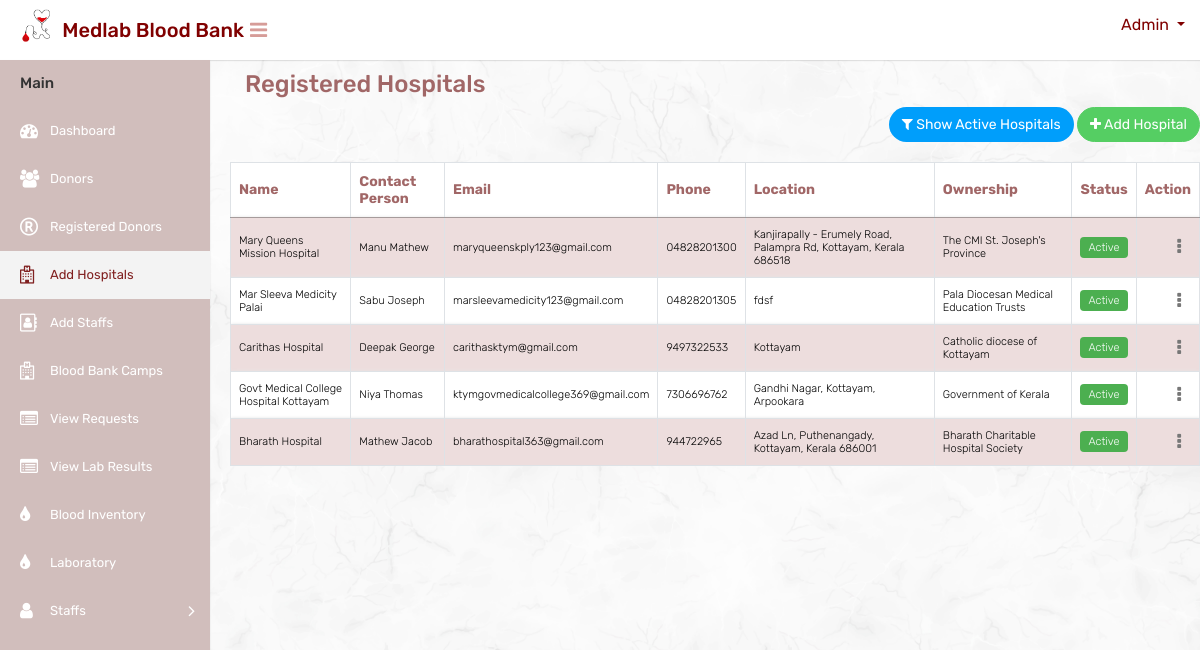
Page /registeredhospitaltable/ on the earlier database version.
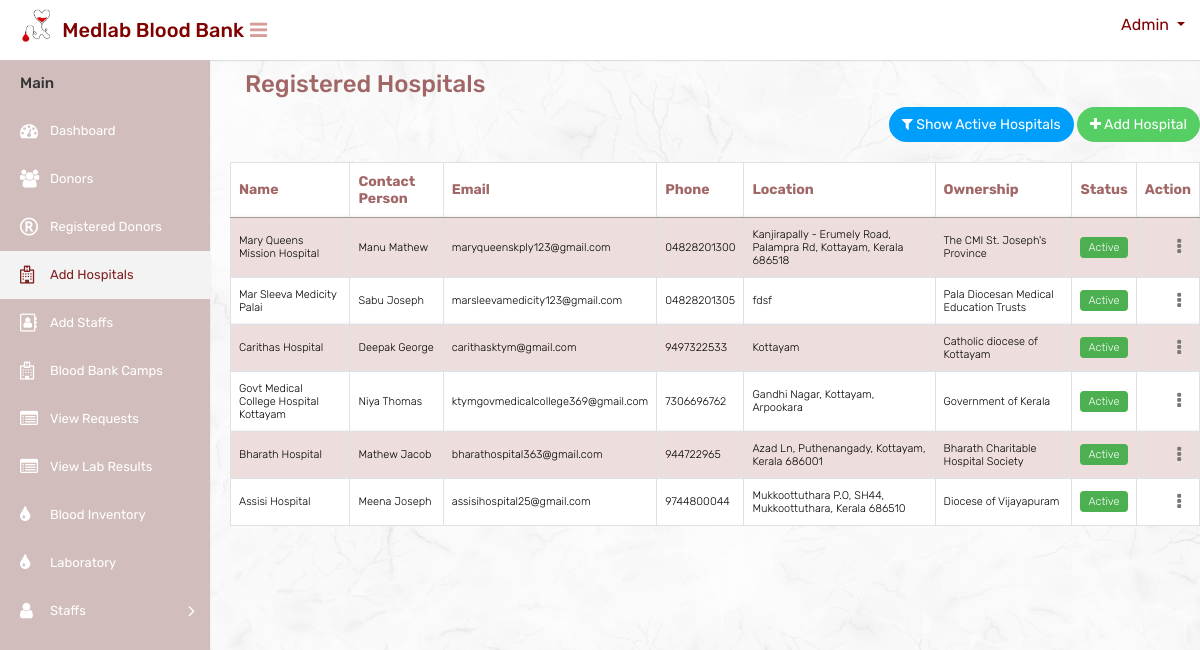
Same page on the later database version.
### website/models.py (models this page shows, shortened)
class HospitalRegister(models.Model):
    hospitalName = models.CharField(max_length=100,unique=True)
    contactPerson = models.CharField(max_length=100)
    user=models.OneToOneField(CustomUser,on_delete=models.CASCADE)
    location = models.TextField()
    ownership = models.CharField(max_length=100)
    hospitalURL = models.URLField(blank=True)
    status = models.CharField(max_length=20, default='Active')

class CustomUser(AbstractUser):
    DONOR = 1
    HOSPITAL = 2
    STAFF = 3
    REGISTEREDDONOR = 4
    ROLE_CHOICE = (
        (DONOR, 'DONOR'),
        (HOSPITAL, 'HOSPITAL'),
        (STAFF, 'STAFF'),
        (REGISTEREDDONOR, 'REGISTEREDDONOR'),
    )
    username=None
    first_name = None
    last_name = None
    USERNAME_FIELD = 'email'
    email = models.EmailField(max_length=100, unique=True)
    phone = models.CharField(max_length=12, blank=True)
    password = models.CharField(max_length=128)
    role = models.IntegerField(choices=ROLE_CHOICE,default='1')
    is_admin = models.BooleanField(default=False)
    is_staff = models.BooleanField(default=False)
    is_active = models.BooleanField(default=True)
    is_superadmin = models.BooleanField(default=False)
    REQUIRED_FIELDS = ['phone']
    objects = UserManager()

### website/views.py (the view)
# urls.py: path('registeredhospitaltable/', registeredhospitaltable, name='registeredhospitaltable'),
def registeredhospitaltable(request):
    hospitals = HospitalRegister.objects.all()
    return render(request, 'mainuser/registeredhospitaltable.html', {'hospitals': hospitals})

### templates/mainuser/registeredhospitaltable.html (shortened to what this page needs)
{% load static %}
<html>
<head>
        <link rel="stylesheet" type="text/css" href="{% static 'mainuser/css/bootstrap.min.css' %}">
        <link rel="stylesheet" type="text/css" href="{% static 'mainuser/css/font-awesome.min.css' %}">
        <link rel="stylesheet" type="text/css" href="{% static 'mainuser/css/style.css' %}">
        <link rel="stylesheet" type="text/css" href="https://cdn.datatables.net/1.11.6/css/jquery.dataTables.css">
</head>
<body>
    <div class="main-wrapper">
        <div class="header" style="background-color:white;height:60px;">
			<div class="header-left">
				<a href="{% url 'adminindex' %}" class="logo" style="color: black;">
					<img src="{% static 'mainuser/img/logocopy.png' %}" width="75" height="40" alt="" style="margin-left:15px"> <span style="color: maroon;font-size: 20px;margin-top:10px; margin-left:-10px;white-space: nowrap;">Medlab Blood Bank</span>
				</a>
			</div>
			<a id="toggle_btn" href="javascript:void(0);" style="color:#d69c98;margin-top:20px;margin-left:10px;"><i class="fa fa-bars"></i></a>
            <ul class="nav user-menu float-right">
                <li class="nav-item dropdown has-arrow">
                    <a href="#" class="dropdown-toggle nav-link user-link" data-toggle="dropdown" style="color:maroon">
						<span style="color:maroon;">Admin</span>
                    </a>
                </li>
            </ul>
        </div>
        <div class="sidebar" id="sidebar">
            <div class="sidebar-inner slimscroll">
                <div id="sidebar-menu" class="sidebar-menu">
                    <ul>
                        <li class="menu-title">Main</li>
                        <li>
                            <a href="{% url 'adminindex' %}"><i class="fa fa-dashboard"></i> <span>Dashboard</span></a>
                        </li>
						<li>
                            <a href="{% url 'donors' %}"><i class="fa fa-users"></i> <span>Donors</span></a>
                        </li>
                        <li >
                            <a href="{% url 'registereddonortable' %}"><i class="fa fa-registered"></i> <span>Registered Donors</span></a>
                        </li>
                        <li class="active">
                            <a href="{% url 'registeredhospitaltable' %}"><i class="fa fa-hospital-o"></i> <span>Add Hospitals</span></a>
                        </li>
                        <li>
                            <a href="{% url 'registeredstafftable' %}"><i class="fa fa-address-book-o"></i> <span>Add Staffs</span></a>
                        </li>
                        <li>
                            <a href="{% url 'departments' %}"><i class="fa fa-hospital-o"></i> <span>Blood Bank Camps</span></a>
                        </li>
                        <li>
                            <a href="{% url 'blood_request_list' %}"><i class="fa fa-list-alt"></i> <span>View Requests</span></a>
                        </li>
						<li>
                            <a href="{% url 'view_uploaded_files' %}"><i class="fa fa-list-alt"></i> <span>View Lab Results</span></a>
                        </li>
                        <li>
                            <a href="{% url 'blood_inventory' %}"><i class="fa fa-tint"></i> <span>Blood Inventory</span></a>
                        </li>
                        <li>
                            <a href="{% url 'laboratory' %}"><i class="fa fa-tint"></i> <span>Laboratory</span></a>
                        </li>
						<li class="submenu">
							<a href="#"><i class="fa fa-user"></i> <span>Staffs </span> <span class="menu-arrow"></span></a>
						</li>
                    </ul>
                </div>
            </div>
        </div>
        <div class="page-wrapper">
            <div class="col-sm-6 col-2 text-left m-b-15">
                <h3 style="color: #a16767;margin-top: 20px;">Registered Hospitals</h3>
            </div>
            <div class="row">
                <div class="col-md-12">
                    <div class="text-right m-b-20">
                        <button id="toggle-active" class="btn btn-primary btn-rounded"><i class="fa fa-filter"></i> Show Active Hospitals</button>
                        <a href="{% url 'hospital_registration' %}" class="btn btn-success btn-rounded"><i class="fa fa-plus" id="hosadd"></i> Add Hospital</a>
                    </div>
                </div>
                <div class="col-md-12">
                    <div class="table-responsive">
                        <table class="table table-bordered table-striped custom-table datatable mb-0">
                            <thead>
                                <tr>
                                    <th>Name</th>
                                    <th>Contact Person</th>
                                    <th>Email</th>
                                    <th>Phone</th>
                                    <th>Location</th>
                                    <th>Ownership</th>
                                    <th>Status</th>
                                    <th class="text-right">Action</th>
                                </tr>
                            </thead>
                            <tbody>
                                {% for hospital in hospitals %}
                                <tr class="hospital-row">
                                    <td>{{ hospital.hospitalName }}</td>
                                    <td>{{ hospital.contactPerson }}</td>
                                    <td>{{ hospital.user.email }}</td>
                                    <td>{{ hospital.user.phone }}</td>
                                    <td>{{ hospital.location }}</td>
                                    <td>{{ hospital.ownership }}</td>
                                    <td>
                                    {% if hospital.status == "Active" %}
                                    <span class="status-active">{{ hospital.status }}</span>
                                    {% else %}
                                    <span class="status-inactive">{{ hospital.status }}</span>
                                    {% endif %}</td>
                                    <td class="text-right">
                                        <div class="dropdown dropdown-action">
                                            <a href="#" class="action-icon dropdown-toggle" data-toggle="dropdown" aria-expanded="false"><i class="fa fa-ellipsis-v"></i></a>
                                        </div>
                                    </td>
                                </tr>
                                {% endfor %}
                            </tbody>
                        </table>
                    </div>
                </div>
            </div>
        </div>
</body>
</html>

Differences in the rows shown:
added HospitalRegister: hospitalName "Assisi Hospital", contactPerson "Meena Joseph", user.email "assisihospital25@gmail.com", user.phone "9744800044", location "Mukkoottuthara P.O, SH44, Mukkoottuthara, Kerala 686510", ownership "Diocese of Vijayapuram", status "Active"
